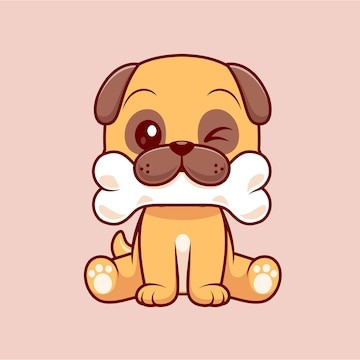
#> input picture src/imagenes/dog.jpg, 360 x 360 px
$ python -i letras.py   (imports and definitions only)
#> lines starting #> are read from the running program, lines starting #| are printed output that depends on the picture
#> further down, picture is the input picture: PIL image 360x360 RGB; mean R, G, B 232.5, 192.4, 173.3
### src/utils/progress_bar.py
import math
import colorama
from colorama import Fore

def progress_bar(progress, total, color=Fore.WHITE, bar_length=50):
    percent = 100 * (progress / float(total))
    filled_length = int(bar_length * progress // total)
    bar = '█' * filled_length + '-' * (bar_length - filled_length)
    print(color + f"\r|{bar}| {percent:.2f}%", end="\r" + Fore.RESET)
    if progress == total:
        print()  # Para mover el cursor a la siguiente línea después de completar


# [9 lines of commented-out code are left out]

### src/utils/colores.py
import random
import colorama
from colorama import Fore, Back, Style

# Colores
rojo = Fore.RED
verde = Fore.GREEN
azul = Fore.BLUE
cian = Fore.CYAN
amarillo = Fore.YELLOW
magenta = Fore.MAGENTA

blanco = Fore.WHITE
reset = Fore.RESET

# Colores claros
rojo_claro = Fore.LIGHTRED_EX
verde_claro = Fore.LIGHTGREEN_EX
azul_claro = Fore.LIGHTBLUE_EX
cian_claro = Fore.LIGHTCYAN_EX
amarillo_claro = Fore.LIGHTYELLOW_EX
magenta_claro = Fore.LIGHTMAGENTA_EX

colores = [
    azul,
    verde,
    cian,
    amarillo,
    magenta,
    rojo_claro,
    verde_claro,
    azul_claro,
    cian_claro,
    magenta_claro,
    amarillo_claro,
]

def random_color():
    return random.choice(colores)

### src/letras.py
import os
import argparse
import webbrowser
from PIL import Image
from utils.colores import random_color, verde, reset, rojo
from utils.progress_bar import progress_bar
from cartas import *

HTML = """
        <!DOCTYPE html>
        <html lang="en">
        <head>
            <meta charset="UTF-8">
            <meta name="viewport" content="width=device-width, initial-scale=1.0">
            <title>Tarea09-PDI</title>
            <link rel="preconnect" href="https://fonts.googleapis.com">
            <link rel="preconnect" href="https://fonts.gstatic.com" crossorigin>
            <link href="https://fonts.googleapis.com/css2?family=JetBrains+Mono:ital,wght@0,100..800;1,100..800&display=swap" rel="stylesheet">
            <style>
                body {
                    font-family: "JetBrains Mono", monospace;
                    font-optical-sizing: auto;
                    font-weight: 500;
                    font-style: normal;
                }
            </style>
        </head>
        <body>
            {body_content}
        </body>
        </html>
    """

# [71 lines left out: functions letras_color, letras_tonos_gris, letras_simbolos, not called in this run]

def letras_simbolos_color(imagen):
    # simbolos = ['M','N','H','#','Q','U','A','D','O','Y','2','$','%','+','.', ' ']
    simbolos = ['@', '#', 'M', 'W', 'H', '8', '&', '%', 'B', 'Q', 'O', 'D', 'U', 'Y', '2', '$', '+', '~', '-', ':', '.', ' ']
    imagen_tonos_gris = imagen.convert('L')
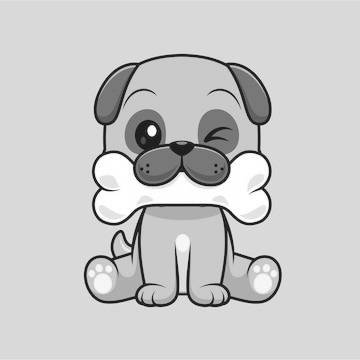
#> imagen_tonos_gris: PIL image 360x360 L; min 11, max 255, mean 202.2
    body = ''
    total_pixeles = imagen.width * imagen.height
#> total_pixeles = 129600
    pixeles_procesados = 0
    color = random_color()
    for y in range(imagen.height):
        for x in range(imagen.width):
            pixel_color = imagen.getpixel((x,y))
            pixel_gris = imagen_tonos_gris.getpixel((x,y))
            i = pixel_gris // 16
            simbolo = simbolos[i]
            span = "<span style='color: rgb({}, {}, {});'>{}</span>".format(*pixel_color, simbolo)
            body += span
            # Actualizar la barra de progreso
            pixeles_procesados += 1
            if pixeles_procesados % (total_pixeles // 100) == 0:
                progress_bar(pixeles_procesados, total_pixeles, color)
        # Salto de linea
        body += '<br>\n'
#> after the loop, pixeles_procesados = 129600

    print(verde+f"Imagen con letras creada ʕ•ᴥ•ʔ"+reset)

    # Agregamos el cuerpo al documento
    return HTML.replace("{body_content}", body)

# [56 lines left out: functions letras_frase, poker, not called in this run]

# [60 lines not run here, left out]

>>> from PIL import Image
>>> picture = Image.open('imagenes/dog.jpg')
>>> result = letras_simbolos_color(picture)
